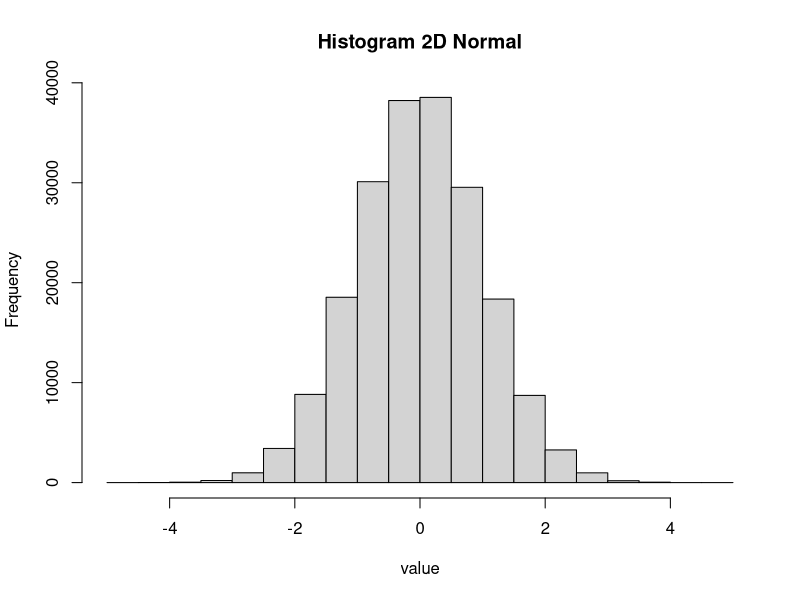
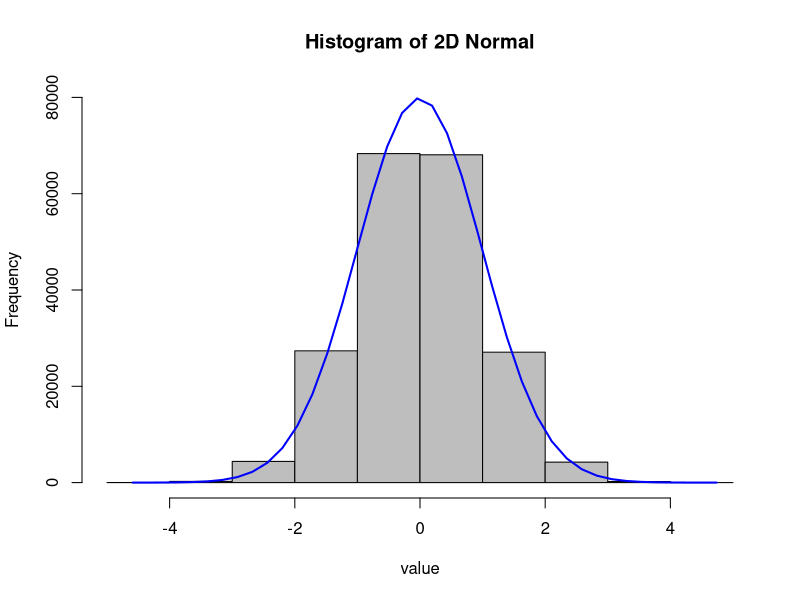

These figures' R source, in order:
##Generate 2D Normal Distribution: Box-Muller##

#size
n = 100000

#Uniform
u = runif(n)
v = runif(n)

x=rep(0,n)
y=rep(0,n)

for (i in 1:n){
  x[i] = sqrt(-2*log(u[i]))*cos(2*pi*v[i])
  y[i] = sqrt(-2*log(u[i]))*sin(2*pi*v[i])
}

#Two dimensional Normal Distribution
df <- data.frame(x,y)
print(df)

twonorm <- c(x,y)
hist(twonorm, main="Histogram 2D Normal", xlab="value")

#Histogram
h <- hist(twonorm, breaks=10, col="grey",
          main="Histogram of 2D Normal", xlab="value", ylim=c(0,80000))
xfit <- seq(min(twonorm), max(twonorm), length = 40) 
yfit <- dnorm(xfit, mean = mean(twonorm), sd = sd(twonorm)) 
yfit <- yfit * diff(h$mids[1:2]) * length(twonorm) 

lines(xfit, yfit, col = "blue", lwd = 2)